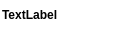
<?xml version="1.0" encoding="UTF-8"?>
<ui version="4.0">
 <class>SearchView</class>
 <widget class="QWidget" name="SearchView">
  <property name="geometry">
   <rect>
    <x>0</x>
    <y>0</y>
    <width>132</width>
    <height>29</height>
   </rect>
  </property>
  <property name="sizePolicy">
   <sizepolicy hsizetype="Expanding" vsizetype="Expanding">
    <horstretch>0</horstretch>
    <verstretch>0</verstretch>
   </sizepolicy>
  </property>
  <property name="windowTitle">
   <string>Form</string>
  </property>
  <layout class="QHBoxLayout" name="horizontalLayout_2">
   <property name="spacing">
    <number>0</number>
   </property>
   <property name="leftMargin">
    <number>0</number>
   </property>
   <property name="topMargin">
    <number>0</number>
   </property>
   <property name="rightMargin">
    <number>0</number>
   </property>
   <property name="bottomMargin">
    <number>0</number>
   </property>
   <item>
    <layout class="QVBoxLayout" name="verticalLayout">
     <property name="leftMargin">
      <number>0</number>
     </property>
     <property name="topMargin">
      <number>0</number>
     </property>
     <property name="rightMargin">
      <number>0</number>
     </property>
     <item>
      <widget class="QLineEdit" name="preValidationZone2">
       <property name="sizePolicy">
        <sizepolicy hsizetype="Expanding" vsizetype="Expanding">
         <horstretch>0</horstretch>
         <verstretch>0</verstretch>
        </sizepolicy>
       </property>
       <property name="minimumSize">
        <size>
         <width>0</width>
         <height>0</height>
        </size>
       </property>
       <property name="font">
        <font>
         <family>Segoe UI</family>
         <weight>75</weight>
         <bold>true</bold>
        </font>
       </property>
       <property name="acceptDrops">
        <bool>false</bool>
       </property>
       <property name="text">
        <string>TextLabel</string>
       </property>
       <property name="frame">
        <bool>false</bool>
       </property>
       <property name="readOnly">
        <bool>true</bool>
       </property>
      </widget>
     </item>
    </layout>
   </item>
  </layout>
 </widget>
 <resources/>
 <connections/>
</ui>
